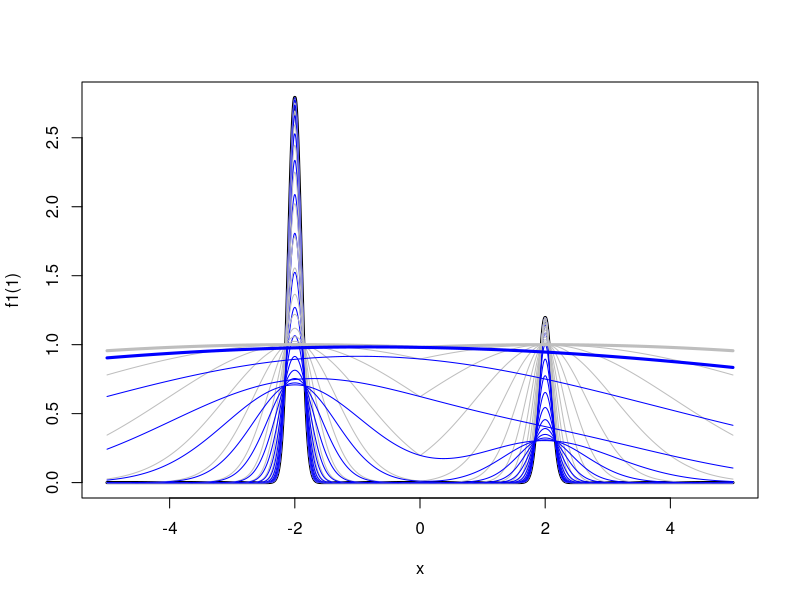

Source code (R):
x = seq(-5, 5, len=1e4)
ld1 = dnorm(x, -2, .1, log=TRUE)
ld2 = dnorm(x, 2, .1, log=TRUE)
logsumexp = function(logx, logy) {
  lxy = cbind(logx, logy)
  mx = apply(lxy, 1, max)
  # log(sum(exp(logx - logy))) + logy
  log(rowSums(exp(lxy - mx))) + mx
}

lf1 = function(t) {
  # (.7 * d1 + .3 * d2) ^ (1/t)
  logsumexp(log(.7) + ld1, log(.3) + ld2) / t
}

lf2 = function(t) {
  # .7 * d1 ^ (1/t) + .3 * d2 ^ (1/t)
  logsumexp(log(.7) + ld1/t, log(.3) + ld2/t)
}

f1 = function(t) exp(lf1(t))
f2 = function(t) exp(lf2(t))

ntemp = 20
maxtemp = 10000
degree = 4
ts = maxtemp ^ (((1:ntemp) ^ degree - 1) / (ntemp ^ degree - 1))
tempstep = maxtemp ^ (1/(ntemp - 1))

# Plots
plot(x, f1(1), type='l', lwd=3)
for (ti in ts[-1]) {
  # lines(x, f1(ti))
  lwd=ifelse(ti == maxtemp, 3, 1)
  lines(x, f1(ti), col='grey', lwd=lwd)
  lines(x, f2(ti), col='blue', lwd=lwd)
}

# ntemp=100; maxtemp=100
# for (d in 1:4) {
#   ts = maxtemp ^ (((1:ntemp) ^ d - 1) / (ntemp ^ d - 1))
#   if (d == 1) plot(ts, type='l', lwd=3) else lines(ts)
# }
